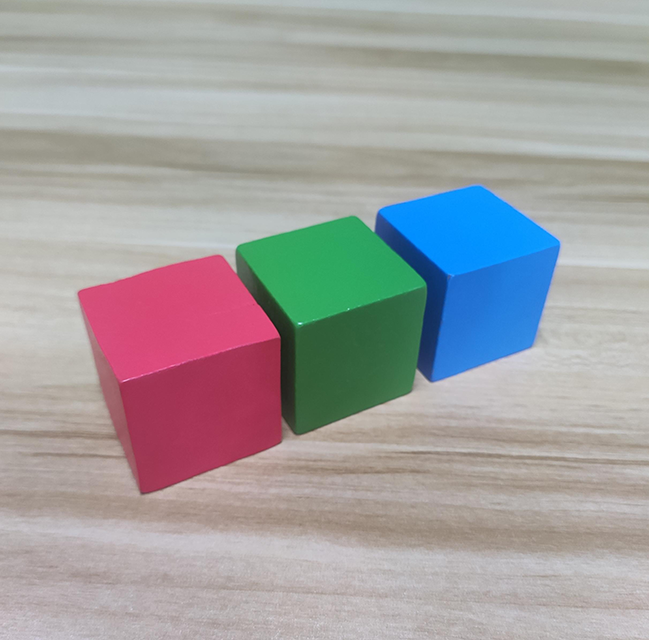
#> input picture test.jpg, 649 x 640 px, given in place of the camera
$ python dilation_erosion.py
#> lines starting #> are read from the running program, lines starting #| are printed output that depends on the picture; after the words box and inside, x2 and y2 are one past the last pixel; in counts of white or black regions, pixels touching at a corner belong together
import cv2
import math
import numpy as np

target_color = {
    'Green' :{
        'min':[35, 43, 46],
        'max':[77, 255, 255]
    },
    'Yellow':{
        'min':[26, 43, 46],
        'max':[34, 255, 255]
    }
}


# 打开摄像头
cap = cv2.VideoCapture(0)

while True:
    # 读取每一帧图像
    ret, frame = cap.read()
#> frame is the input picture: shape (640, 649, 3); mean B, G, R 161, 159.8, 161.6

    if not ret:
        break

    img_h, img_w = frame.shape[:2]
#> img_h = 640; img_w = 649
    frame_gb = cv2.GaussianBlur(frame, (5, 5), 1)
    hsv_frame = cv2.cvtColor(frame, cv2.COLOR_BGR2HSV)
#> hsv_frame: shape (640, 649, 3); mean H, S, V 66.1, 47.9, 178.8

    # lower_color = np.array([100, 43, 46])  # 低阈值（蓝色的范围）
    # upper_color = np.array([124, 255, 255])  # 高阈值
    for color_name, color in target_color.items():

        # 二值化处理
        color_mask = cv2.inRange(hsv_frame, tuple(color['min']), tuple(color['max']))

        # 腐蚀膨胀处理
        eroded = cv2.erode(color_mask, cv2.getStructuringElement(cv2.MORPH_RECT, (3, 3)))
        dilated = cv2.dilate(eroded, cv2.getStructuringElement(cv2.MORPH_RECT, (3, 3)))

        # 查找轮廓
        contours = cv2.findContours(dilated, cv2.RETR_EXTERNAL, cv2.CHAIN_APPROX_NONE)[-2]
        contour_area = map(lambda c: (c, math.fabs(cv2.contourArea(c))), contours)
        contour_area = list(filter(lambda c: c[1] > 1200, contour_area))

        if len(contour_area) > 0:
                for contour, area in contour_area:
                    # 获取最小外接圆的坐标和面积
                    (center_x, center_y), r = cv2.minEnclosingCircle(contour)
                    cv2.circle(frame, (int(center_x), int(center_y)), 1, (0, 255, 0), 5)
                    cv2.circle(frame, (int(center_x), int(center_y)), int(r), (0, 255, 0), 2)
                    cv2.putText(frame, color_name.upper(), (int(center_x), int(center_y)), cv2.FONT_HERSHEY_SIMPLEX, 1.2, (255, 255, 255), 2)
        cv2.line(frame, (int(img_w / 2 - 10), int(img_h / 2)), (int(img_w / 2 + 10), int(img_h / 2)), (0, 255, 255), 2)
        cv2.line(frame, (int(img_w / 2), int(img_h / 2 - 10)), (int(img_w / 2), int(img_h / 2 + 10)), (0, 255, 255), 2)
#> this loop made 2 passes
#> contours on pass 2: 1 contour, all with area under 20
#> pass 1, `color_mask = cv2.inRange(hsv_frame, tuple(color['min']), tuple(color['..`:
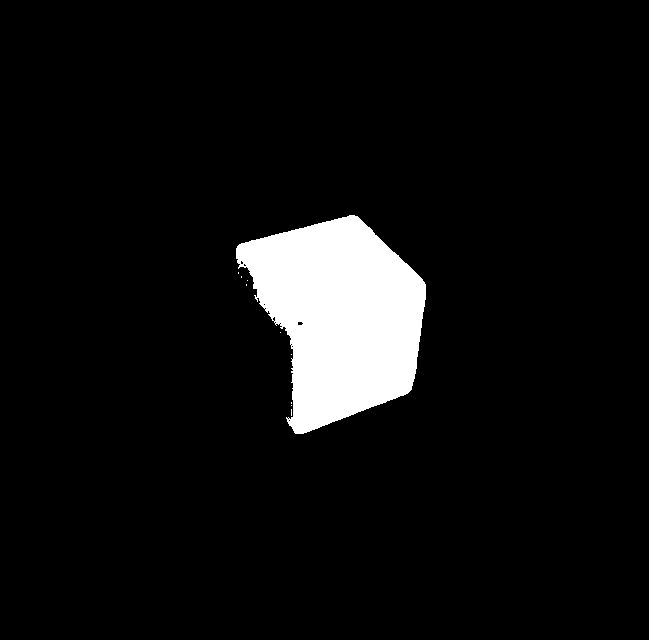
#> color_mask: shape (640, 649); 6.4% white; 10 white regions (9 under 20 px), largest, box (x1, y1, x2, y2) and area: (236, 215, 426, 434) 26602
#> pass 1, `eroded = cv2.erode(color_mask, cv2.getStructuringElement(cv2.MORPH_REC..`:
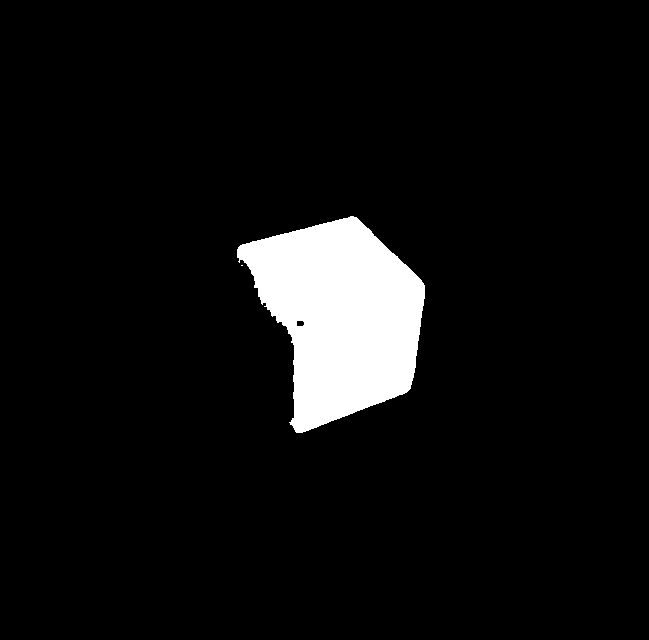
#> eroded: shape (640, 649); 6.2% white; 2 white regions (1 under 20 px), largest, box (x1, y1, x2, y2) and area: (237, 216, 425, 433) 25636
#> pass 2, `color_mask = cv2.inRange(hsv_frame, tuple(color['min']), tuple(color['..`:
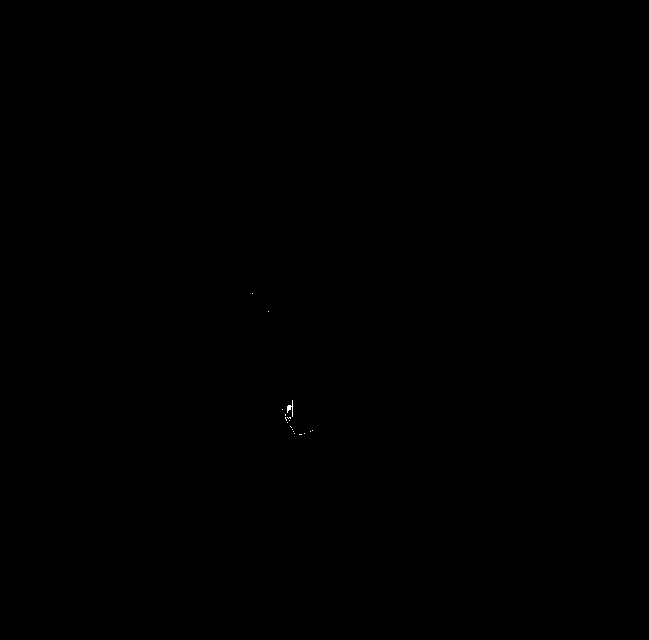
#> color_mask: shape (640, 649); 0.02% white in thin lines or dots, all inside (x1, y1, x2, y2) = (252, 293, 313, 435)
#> after the loop: dilated: shape (640, 649); 0% white; 1 white region (1 under 20 px)
#> after the loop: eroded: shape (640, 649); 0% white in thin lines or dots, all inside (x1, y1, x2, y2) = (288, 406, 290, 409)
#> after the loop:
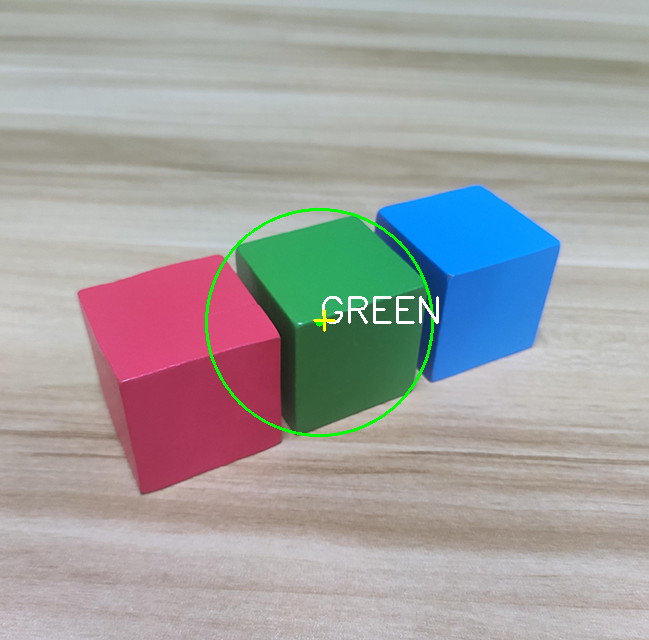
#> frame: shape (640, 649, 3); 0.79% of pixels changed, all inside (x1, y1, x2, y2) = (205, 208, 439, 437)

    # # 对其进行镜像
    flipped = cv2.flip(frame, 1)
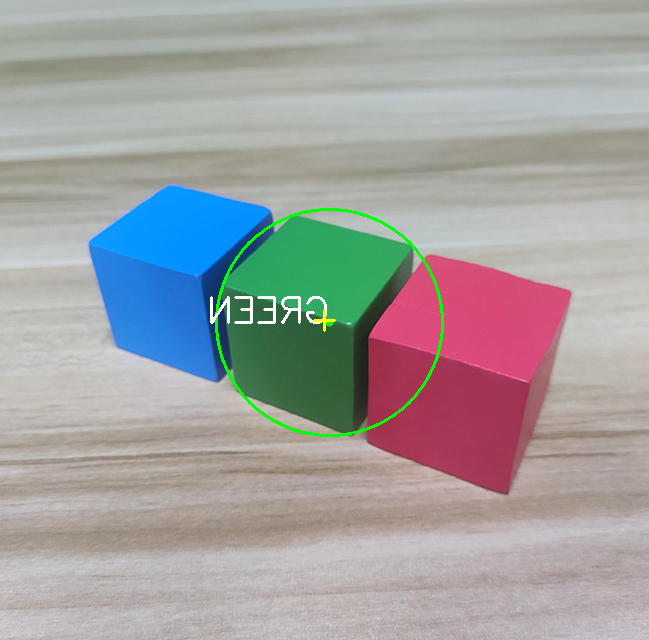
#> flipped: shape (640, 649, 3); mean B, G, R 160.7, 160.9, 161.5

    # 进行显示
    cv2.imshow('binary', flipped)

    # 退出Esc

    key = cv2.waitKey(1)
#> (key Esc is pressed here)
    if key == 27:
        break

cap.release()
cv2.destroyAllWindows()
